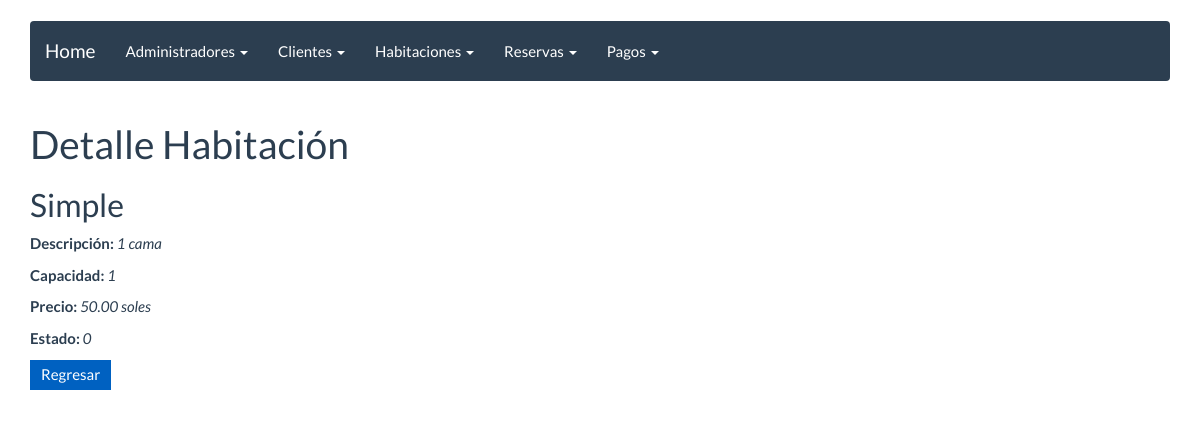
The page /habitacion/1 on the database as committed earlier.
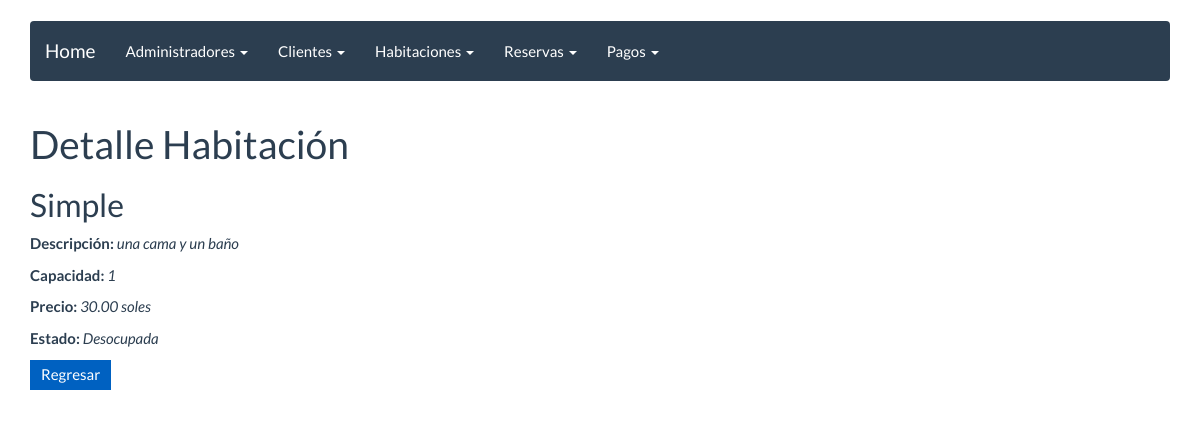
The same page on the database as committed later.
### reservar/models.py (models this page shows, shortened)
class Habitacion(models.Model):
	estado_choices = (
        ('O', 'Ocupada'),
        ('D', 'Desocupada'),
    )
	nombre_habitacion = models.CharField(max_length=50)
	descripcion=models.CharField(max_length=200)
	capacidad=models.IntegerField()
	precio=models.DecimalField(max_digits=5, decimal_places=2)
	estado = models.CharField(max_length=1,choices=estado_choices,default='D')

### reservar/views.py (the view)
# urls.py: url(r'^habitacion/(?P<pk>\d+)$', HabitacionDetail.as_view(), name='habitacion_detail'),
class HabitacionDetail(DetailView):
    model = Habitacion
    template_name = "habitacion_detail.html"

### templates/habitacion_detail.html (shortened to what this page needs)
{% extends 'base.html' %}
{% block content %}
<h1>Detalle Habitación</h1>
<h2>{{ habitacion.nombre_habitacion }}</h2>
<p><strong>Descripción:</strong> <i>{{ habitacion.descripcion }}</i></p>
<p><strong>Capacidad:</strong> <i>{{ habitacion.capacidad }}</i></p>
<p><strong>Precio:</strong> <i>{{ habitacion.precio }} soles</i></p>
<p><strong>Estado:</strong> <i>{{ habitacion.get_estado_display }}</i></p>
<p>
    <a href="{% url 'habitacion_listar' %}"><button>Regresar</button></a>
</p>
{% endblock%}

Rows that differ between the two databases and show on the page:
changed Habitacion "Simple": descripcion "1 cama" → "una cama y un baño"; precio "50.00" → "30.00"; estado "0" → "Desocupada"
